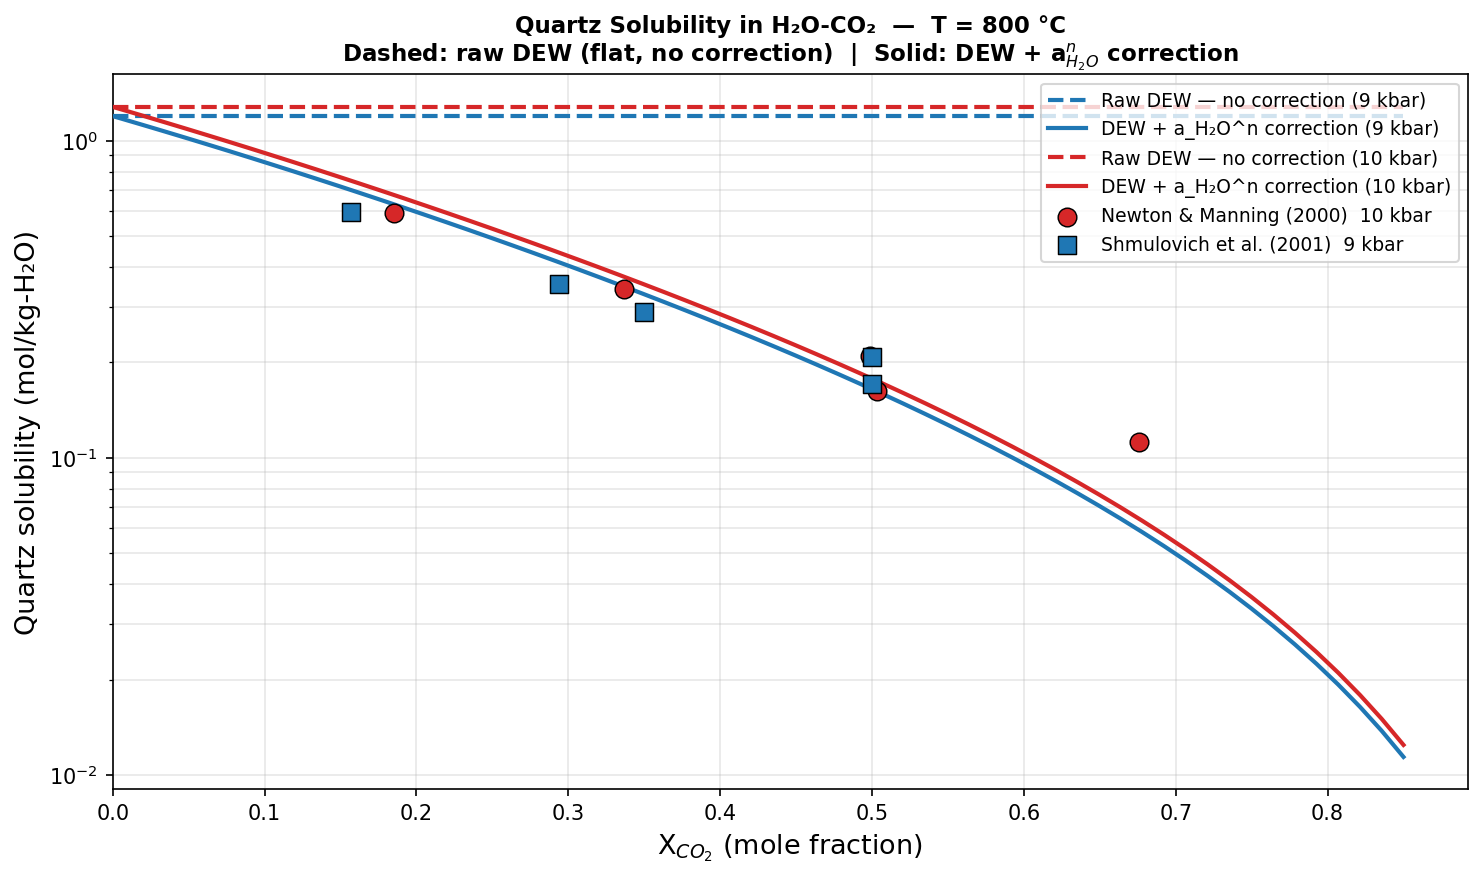

Source code (Python):
"""
quartz_H2OCO2_no_postprocessing.py

Same setup as quartz_H2OCO2_solubility_coupled.py, but WITHOUT the a_H2O^n
post-processing step.

Three curves are shown:
  "Raw DEW (flat)"   -- baseline molality from ONE DEW solve at pure H2O,
                        replicated as a constant across all XCO2.
                        This is what comes out of the database with no
                        hydration correction whatsoever.
  "DEW+GFSM corrected"  -- the coupled result from the parent script
                        (a_H2O^n applied, shown for reference).

The figure makes clear that without the correction, the DEW database predicts
a completely flat quartz solubility vs XCO2, because the anhydrous SiO2_aq
formula contains zero H2O units.
"""

import os
import sys
import importlib

# PATH must be set BEFORE any numpy/autodiff imports on Windows.
if os.name == "nt":
    ep = sys.prefix
    env_paths = [
        ep,
        os.path.join(ep, "Library", "mingw-w64", "bin"),
        os.path.join(ep, "Library", "usr", "bin"),
        os.path.join(ep, "Library", "bin"),
        os.path.join(ep, "Scripts"),
        os.path.join(ep, "bin"),
    ]
    sr = os.environ.get("SystemRoot", r"C:\Windows")
    os.environ["PATH"] = ";".join(
        [
            p
            for p in env_paths
            + [os.path.join(sr, "System32"), sr, os.path.join(sr, "System32", "Wbem")]
            if os.path.isdir(p)
        ]
    )

import numpy as np
import autodiff  # must be imported before reaktoro4py to register autodiff::Real converters
import pandas as pd
import matplotlib

matplotlib.use("Agg")
import matplotlib.pyplot as plt

SCRIPT_DIR = os.path.dirname(os.path.abspath(__file__))
BENCHMARK_DIR = os.path.dirname(SCRIPT_DIR)
ROOT_DIR = os.path.dirname(BENCHMARK_DIR)

# Prepend DEW build package dir so "from reaktoro import *" finds the DEW build first.
# Also add the inner reaktoro dir to PATH so Reaktoro.dll is resolved.
for _build_pkg in [
    os.path.join(ROOT_DIR, "build", "python", "package"),
    os.path.join(ROOT_DIR, "build", "python", "package"),
    os.path.join(ROOT_DIR, "build", "python", "package"),
]:
    _rkt_inner = os.path.join(_build_pkg, "reaktoro")
    if os.path.isdir(_rkt_inner):
        if _build_pkg not in sys.path:
            sys.path.insert(0, _build_pkg)
        os.environ["PATH"] = _rkt_inner + os.pathsep + os.environ.get("PATH", "")
        break

try:
    from reaktoro import *  # noqa: F401,F403
except (ModuleNotFoundError, ImportError):
    _pyd_dir = None
    for _d in [
        os.path.join(ROOT_DIR, "build", "Reaktoro", "Release"),
        os.path.join(ROOT_DIR, "build", "Reaktoro", "Release"),
        os.path.join(ROOT_DIR, "build", "Reaktoro", "Release"),
    ]:
        if not os.path.isdir(_d):
            continue
        sys.path.insert(0, _d)
        sys.modules.pop("reaktoro4py", None)
        try:
            _m = importlib.import_module("reaktoro4py")
            globals().update(
                {k: getattr(_m, k) for k in dir(_m) if not k.startswith("_")}
            )
            _pyd_dir = _d
            break
        except (ModuleNotFoundError, ImportError):
            continue
    if _pyd_dir is None:
        raise ModuleNotFoundError(
            "reaktoro4py not found. Check build/build/build/Reaktoro/Release."
        )
    print(f"Using local reaktoro4py from {_pyd_dir}.")

try:
    Warnings.disable(906)
except Exception:
    pass

# ---------------------------------------------------------------------------
# Config
# ---------------------------------------------------------------------------
T_FIXED_C = 800.0
P_KBAR_LIST = [9.0, 10.0]
XCO2_GRID = np.concatenate([[0.0], np.linspace(0.005, 0.85, 60)])
N_GAS_MOLES = 1000.0

SI_SPECIES = ["SiO2(aq)", "HSiO3-(aq)", "Si2O4(aq)", "Si3O6(aq)"]
SI_COUNT = {"SiO2(aq)": 1, "HSiO3-(aq)": 1, "Si2O4(aq)": 2, "Si3O6(aq)": 3}
HYDRATION = {"SiO2(aq)": 2, "HSiO3-(aq)": 1, "Si2O4(aq)": 4, "Si3O6(aq)": 6}

CSV_FILE = os.path.join(SCRIPT_DIR, "quartz_H2OCO2_DEW_testset.csv")
OUT_PATH = os.path.join(SCRIPT_DIR, "quartz_H2OCO2_no_postprocessing.png")

PRESSURE_PALETTE = {
    10.0: {"color": "#d62728", "label": "10 kbar"},
    9.0: {"color": "#1f77b4", "label": "9 kbar"},
}


# ---------------------------------------------------------------------------
# Systems
# ---------------------------------------------------------------------------
def build_dew_system(dew_db, supcrt_db, dh_model="ExtendedDH"):
    mineral_sp = supcrt_db.species("Quartz")
    db2 = Database(dew_db.species())
    db2.addSpecies(mineral_sp)
    aq = AqueousPhase("H2O(aq) H+(aq) OH-(aq) SiO2(aq) HSiO3-(aq) Si2O4(aq) Si3O6(aq)")
    _dh = (
        ActivityDHModel.ExtendedDH
        if dh_model == "ExtendedDH"
        else ActivityDHModel.Davies
    )
    aq.setActivityModel(ActivityModelPerplexDEW(_dh))
    mineral = MineralPhase("Quartz")
    return ChemicalSystem(db2, aq, mineral)


def build_gfsm_system(supcrt_db):
    h2og = supcrt_db.species("H2O(g)")
    co2g = supcrt_db.species("CO2(g)")
    gas_db = Database([h2og, co2g])
    gas = GaseousPhase("H2O(g) CO2(g)")
    params = ActivityModelParamsPerplexGFSM()
    opts = PerpleXHybridEosOptions()
    opts.water = PerpleXWaterEos.ZhangDuan09
    opts.co2 = PerpleXCO2Eos.ZhangDuan09
    params.hybridEosOptions = opts
    gas.setActivityModel(ActivityModelPerplexGFSM(params))
    return ChemicalSystem(gas_db, gas)


# ---------------------------------------------------------------------------
# Solves
# ---------------------------------------------------------------------------
def solve_dew_baseline(dew_system, T_C, P_bar):
    solver = EquilibriumSolver(dew_system)
    cond = EquilibriumConditions(dew_system)
    cond.temperature(T_C, "celsius")
    cond.pressure(P_bar, "bar")
    state = ChemicalState(dew_system)
    state.set("H2O(aq)", 1.0, "kg")
    state.set("SiO2(aq)", 1e-6, "mol")
    state.set("Quartz", 10.0, "mol")
    res = solver.solve(state, cond)
    if not res.succeeded():
        raise RuntimeError(f"DEW baseline failed at T={T_C}C, P={P_bar}bar.")
    aqp = AqueousProps(state)
    return {sp: float(aqp.speciesMolality(sp)) for sp in SI_SPECIES}


def gfsm_aH2O_sweep(gfsm_system, xco2_array, T_C, P_bar):
    ln_ref = None
    out = {}
    for xco2 in xco2_array:
        y_h2o = 1.0 - xco2
        state = ChemicalState(gfsm_system)
        state.setTemperature(T_C, "celsius")
        state.setPressure(P_bar, "bar")
        state.set("H2O(g)", y_h2o * N_GAS_MOLES, "mol")
        if xco2 > 0.0:
            state.set("CO2(g)", xco2 * N_GAS_MOLES, "mol")
        cp = ChemicalProps(state)
        ln_a = float(cp.speciesActivityLn("H2O(g)"))
        if ln_ref is None:
            ln_ref = ln_a
        out[xco2] = float(np.exp(ln_a - ln_ref))
    return out


# ---------------------------------------------------------------------------
# Corrections
# ---------------------------------------------------------------------------
def no_correction(m0, xco2_array):
    """Return the flat DEW baseline across all XCO2 (no a_H2O^n applied)."""
    m_flat = sum(SI_COUNT[sp] * m0[sp] for sp in SI_SPECIES)
    return np.array(xco2_array), np.full(len(xco2_array), m_flat)


def with_correction(m0, a_h2o_map, xco2_array):
    """Apply the a_H2O^n hydration correction."""
    xs, ms = [], []
    for xco2 in xco2_array:
        a = a_h2o_map.get(xco2, np.nan)
        if not np.isfinite(a):
            continue
        m = sum(
            SI_COUNT[sp] * m0[sp] * a ** HYDRATION[sp]
            for sp in SI_SPECIES
            if m0[sp] > 0.0
        )
        if np.isfinite(m) and m > 0.0:
            xs.append(xco2)
            ms.append(m)
    return np.array(xs), np.array(ms)


# ---------------------------------------------------------------------------
# Experimental data
# ---------------------------------------------------------------------------
def load_exp():
    df = pd.read_csv(CSV_FILE)
    for col in ("molality_m", "xco2", "P_kbar", "T_C"):
        if col in df.columns:
            df[col] = pd.to_numeric(df[col], errors="coerce")
    return df.dropna(subset=["xco2", "molality_m"]).reset_index(drop=True)


# ---------------------------------------------------------------------------
# Plot
# ---------------------------------------------------------------------------
REF_MARKERS = {
    "Newton_Manning_2000": ("o", "Newton & Manning (2000)  10 kbar"),
    "Shmulovich_Graham_Yardley_2001": ("s", "Shmulovich et al. (2001)  9 kbar"),
}


def make_plot(flat_results, corr_results, exp_df):
    fig, ax = plt.subplots(figsize=(10, 6))

    for P_kbar in sorted(flat_results.keys()):
        sty = PRESSURE_PALETTE.get(P_kbar, {"color": "gray", "label": f"{P_kbar} kbar"})

        # --- flat (no correction) ---
        xf, mf = flat_results[P_kbar]
        ax.plot(
            xf,
            mf,
            color=sty["color"],
            linewidth=2,
            linestyle="--",
            label=f"Raw DEW â€” no correction ({sty['label']})",
            zorder=3,
        )

        # --- with a_H2O^n correction ---
        xc, mc = corr_results[P_kbar]
        ax.plot(
            xc,
            mc,
            color=sty["color"],
            linewidth=2,
            linestyle="-",
            label=f"DEW + a_Hâ‚‚O^n correction ({sty['label']})",
            zorder=4,
        )

    for ref, (marker, label) in REF_MARKERS.items():
        sub = exp_df[exp_df["reference"] == ref]
        if sub.empty:
            continue
        p_vals = sub["P_kbar"].unique()
        color = (
            PRESSURE_PALETTE.get(float(p_vals[0]), {"color": "gray"})["color"]
            if len(p_vals) == 1
            else "gray"
        )
        ax.scatter(
            sub["xco2"],
            sub["molality_m"],
            color=color,
            marker=marker,
            s=80,
            zorder=5,
            label=label,
            edgecolors="black",
            linewidths=0.7,
        )

    ax.set_yscale("log")
    ax.set_xlabel("X$_{CO_2}$ (mole fraction)", fontsize=13)
    ax.set_ylabel("Quartz solubility (mol/kg-Hâ‚‚O)", fontsize=13)
    ax.set_title(
        "Quartz Solubility in Hâ‚‚O-COâ‚‚  â€”  T = 800 Â°C\n"
        "Dashed: raw DEW (flat, no correction)  |  Solid: DEW + a$_{H_2O}^{n}$ correction",
        fontsize=11,
        fontweight="bold",
    )
    ax.legend(fontsize=9, loc="upper right")
    ax.grid(True, which="both", alpha=0.3)
    ax.set_xlim(left=0.0)
    plt.tight_layout()
    plt.savefig(OUT_PATH, dpi=150, bbox_inches="tight")
    print(f"Saved: {OUT_PATH}")
    plt.close()


# ---------------------------------------------------------------------------
# Main
# ---------------------------------------------------------------------------
def main():
    print("=" * 70)
    print("Quartz solubility -- raw DEW (flat) vs DEW + a_H2O^n correction")
    print("=" * 70)

    print("\n[1] Loading databases...")
    dew_db = DEWDatabase("dew2024-aqueous")
    supcrt_db = SupcrtDatabase("supcrtbl")

    print("[2] Building systems (DEW ExtendedDH + GFSM ZhangDuan09)...")
    dew_sys = build_dew_system(dew_db, supcrt_db)
    gfsm_sys = build_gfsm_system(supcrt_db)

    print("[3] Loading experimental data...")
    exp_df = load_exp()
    print(f"    {len(exp_df)} data points.")

    flat_results = {}
    corr_results = {}

    for P_kbar in P_KBAR_LIST:
        P_bar = P_kbar * 1000.0
        print(f"\n[4] P = {P_kbar} kbar")

        print("    DEW baseline solve (pure H2O)...")
        m0 = solve_dew_baseline(dew_sys, T_FIXED_C, P_bar)
        m_total = sum(SI_COUNT[sp] * m0[sp] for sp in SI_SPECIES)
        print(f"    m0 total Si = {m_total:.5f} mol/kg")
        for sp in SI_SPECIES:
            print(f"      {sp}: {m0[sp]:.6f} mol/kg")

        print("    GFSM a_H2O sweep...")
        a_map = gfsm_aH2O_sweep(gfsm_sys, XCO2_GRID, T_FIXED_C, P_bar)
        print(
            f"    a_H2O at XCO2=0.4: {
                a_map[min(XCO2_GRID, key=lambda x: abs(x - 0.4))]:.4f}"
        )

        # No correction: flat line
        flat_results[P_kbar] = no_correction(m0, XCO2_GRID)
        print(
            f"    Flat (no correction) = {flat_results[P_kbar][1][0]:.5f} mol/kg everywhere"
        )

        # With correction
        corr_results[P_kbar] = with_correction(m0, a_map, XCO2_GRID)
        mc = corr_results[P_kbar][1]
        if len(mc):
            print(f"    Corrected range: {mc.min():.5f} â€“ {mc.max():.5f} mol/kg")

    print("\n[5] Plotting...")
    make_plot(flat_results, corr_results, exp_df)
    print("\nDone.")


if __name__ == "__main__":
    main()
